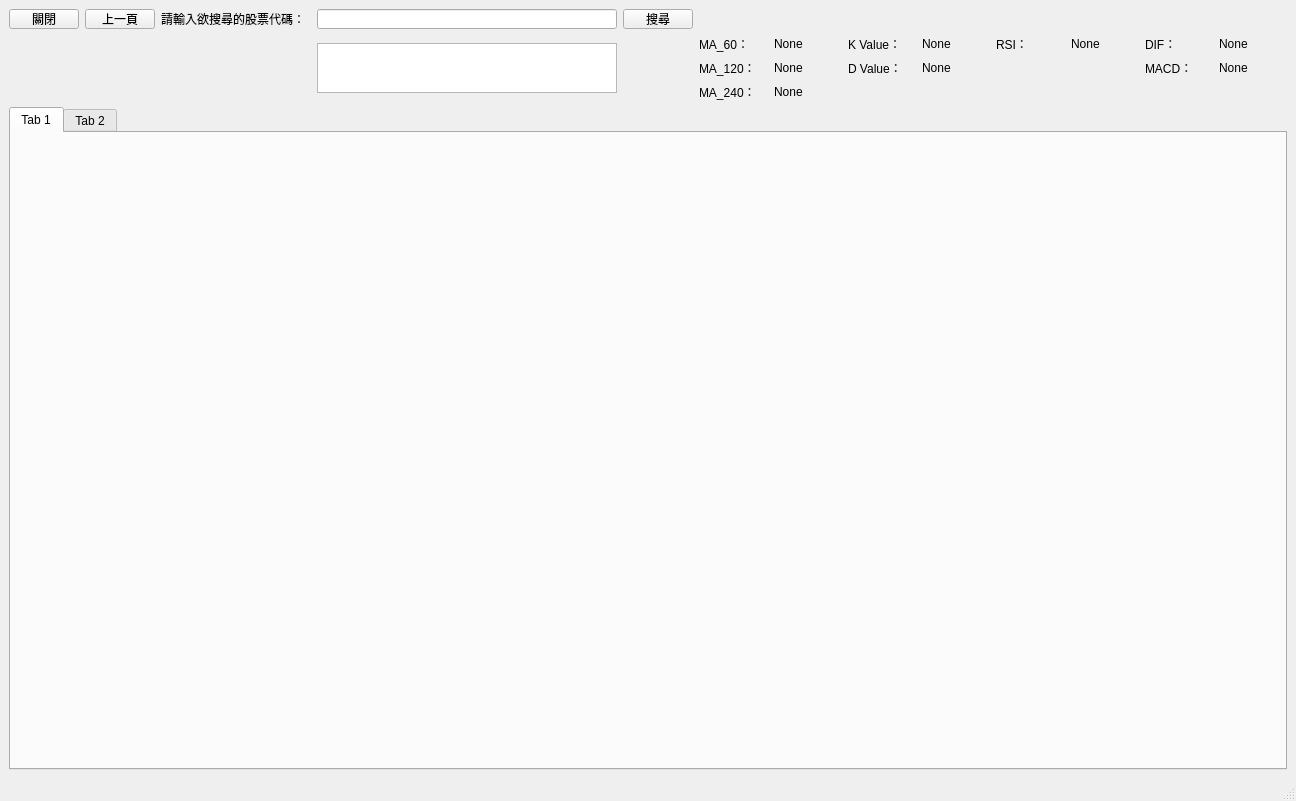
<?xml version="1.0" encoding="UTF-8"?>
<ui version="4.0">
 <class>MainWindow</class>
 <widget class="QMainWindow" name="MainWindow">
  <property name="geometry">
   <rect>
    <x>0</x>
    <y>0</y>
    <width>1296</width>
    <height>801</height>
   </rect>
  </property>
  <property name="windowTitle">
   <string>MainWindow</string>
  </property>
  <widget class="QWidget" name="centralwidget">
   <layout class="QGridLayout" name="gridLayout_2">
    <item row="0" column="0">
     <widget class="QPushButton" name="pushButton_3">
      <property name="minimumSize">
       <size>
        <width>70</width>
        <height>20</height>
       </size>
      </property>
      <property name="maximumSize">
       <size>
        <width>70</width>
        <height>20</height>
       </size>
      </property>
      <property name="text">
       <string>關閉</string>
      </property>
     </widget>
    </item>
    <item row="0" column="1">
     <widget class="QPushButton" name="pushButton_2">
      <property name="minimumSize">
       <size>
        <width>70</width>
        <height>20</height>
       </size>
      </property>
      <property name="maximumSize">
       <size>
        <width>70</width>
        <height>20</height>
       </size>
      </property>
      <property name="text">
       <string>上一頁</string>
      </property>
     </widget>
    </item>
    <item row="0" column="2">
     <widget class="QLabel" name="label">
      <property name="minimumSize">
       <size>
        <width>150</width>
        <height>20</height>
       </size>
      </property>
      <property name="maximumSize">
       <size>
        <width>150</width>
        <height>20</height>
       </size>
      </property>
      <property name="text">
       <string>請輸入欲搜尋的股票代碼：</string>
      </property>
     </widget>
    </item>
    <item row="0" column="3">
     <widget class="QLineEdit" name="lineEdit">
      <property name="minimumSize">
       <size>
        <width>300</width>
        <height>20</height>
       </size>
      </property>
      <property name="maximumSize">
       <size>
        <width>300</width>
        <height>20</height>
       </size>
      </property>
     </widget>
    </item>
    <item row="0" column="4">
     <widget class="QPushButton" name="pushButton">
      <property name="minimumSize">
       <size>
        <width>70</width>
        <height>20</height>
       </size>
      </property>
      <property name="maximumSize">
       <size>
        <width>70</width>
        <height>20</height>
       </size>
      </property>
      <property name="text">
       <string>搜尋</string>
      </property>
     </widget>
    </item>
    <item row="1" column="3">
     <widget class="QListView" name="listView">
      <property name="minimumSize">
       <size>
        <width>300</width>
        <height>0</height>
       </size>
      </property>
      <property name="maximumSize">
       <size>
        <width>300</width>
        <height>50</height>
       </size>
      </property>
     </widget>
    </item>
    <item row="1" column="5">
     <layout class="QGridLayout" name="gridLayout">
      <property name="sizeConstraint">
       <enum>QLayout::SetDefaultConstraint</enum>
      </property>
      <item row="0" column="1">
       <layout class="QHBoxLayout" name="horizontalLayout_2">
        <item>
         <widget class="QLabel" name="label_8">
          <property name="maximumSize">
           <size>
            <width>400</width>
            <height>16777215</height>
           </size>
          </property>
          <property name="text">
           <string>K Value：</string>
          </property>
         </widget>
        </item>
        <item>
         <widget class="QLabel" name="label_7">
          <property name="maximumSize">
           <size>
            <width>400</width>
            <height>16777215</height>
           </size>
          </property>
          <property name="text">
           <string>None</string>
          </property>
         </widget>
        </item>
       </layout>
      </item>
      <item row="1" column="3">
       <layout class="QHBoxLayout" name="horizontalLayout_8">
        <item>
         <widget class="QLabel" name="label_16">
          <property name="maximumSize">
           <size>
            <width>400</width>
            <height>16777215</height>
           </size>
          </property>
          <property name="text">
           <string>MACD：</string>
          </property>
         </widget>
        </item>
        <item>
         <widget class="QLabel" name="label_15">
          <property name="maximumSize">
           <size>
            <width>400</width>
            <height>16777215</height>
           </size>
          </property>
          <property name="text">
           <string>None</string>
          </property>
         </widget>
        </item>
       </layout>
      </item>
      <item row="1" column="0">
       <layout class="QHBoxLayout" name="horizontalLayout_5">
        <item>
         <widget class="QLabel" name="label_4">
          <property name="maximumSize">
           <size>
            <width>400</width>
            <height>16777215</height>
           </size>
          </property>
          <property name="text">
           <string>MA_120：</string>
          </property>
         </widget>
        </item>
        <item>
         <widget class="QLabel" name="label_3">
          <property name="maximumSize">
           <size>
            <width>400</width>
            <height>16777215</height>
           </size>
          </property>
          <property name="text">
           <string>None</string>
          </property>
         </widget>
        </item>
       </layout>
      </item>
      <item row="1" column="1">
       <layout class="QHBoxLayout" name="horizontalLayout_7">
        <item>
         <widget class="QLabel" name="label_10">
          <property name="maximumSize">
           <size>
            <width>400</width>
            <height>16777215</height>
           </size>
          </property>
          <property name="text">
           <string>D Value：</string>
          </property>
         </widget>
        </item>
        <item>
         <widget class="QLabel" name="label_9">
          <property name="maximumSize">
           <size>
            <width>400</width>
            <height>16777215</height>
           </size>
          </property>
          <property name="text">
           <string>None</string>
          </property>
         </widget>
        </item>
       </layout>
      </item>
      <item row="0" column="3">
       <layout class="QHBoxLayout" name="horizontalLayout_4">
        <item>
         <widget class="QLabel" name="label_14">
          <property name="maximumSize">
           <size>
            <width>400</width>
            <height>16777215</height>
           </size>
          </property>
          <property name="text">
           <string>DIF：</string>
          </property>
         </widget>
        </item>
        <item>
         <widget class="QLabel" name="label_13">
          <property name="maximumSize">
           <size>
            <width>400</width>
            <height>16777215</height>
           </size>
          </property>
          <property name="text">
           <string>None</string>
          </property>
         </widget>
        </item>
       </layout>
      </item>
      <item row="2" column="0">
       <layout class="QHBoxLayout" name="horizontalLayout_6">
        <item>
         <widget class="QLabel" name="label_6">
          <property name="maximumSize">
           <size>
            <width>400</width>
            <height>16777215</height>
           </size>
          </property>
          <property name="text">
           <string>MA_240：</string>
          </property>
         </widget>
        </item>
        <item>
         <widget class="QLabel" name="label_5">
          <property name="maximumSize">
           <size>
            <width>400</width>
            <height>16777215</height>
           </size>
          </property>
          <property name="text">
           <string>None</string>
          </property>
         </widget>
        </item>
       </layout>
      </item>
      <item row="0" column="0">
       <layout class="QHBoxLayout" name="horizontalLayout">
        <item>
         <widget class="QLabel" name="label_2">
          <property name="maximumSize">
           <size>
            <width>400</width>
            <height>16777215</height>
           </size>
          </property>
          <property name="text">
           <string>MA_60：</string>
          </property>
         </widget>
        </item>
        <item>
         <widget class="QLabel" name="label_11">
          <property name="maximumSize">
           <size>
            <width>400</width>
            <height>16777215</height>
           </size>
          </property>
          <property name="text">
           <string>None</string>
          </property>
         </widget>
        </item>
       </layout>
      </item>
      <item row="0" column="2">
       <layout class="QHBoxLayout" name="horizontalLayout_3">
        <item>
         <widget class="QLabel" name="label_12">
          <property name="maximumSize">
           <size>
            <width>400</width>
            <height>16777215</height>
           </size>
          </property>
          <property name="text">
           <string>RSI：</string>
          </property>
         </widget>
        </item>
        <item>
         <widget class="QLabel" name="label_17">
          <property name="maximumSize">
           <size>
            <width>400</width>
            <height>16777215</height>
           </size>
          </property>
          <property name="text">
           <string>None</string>
          </property>
         </widget>
        </item>
       </layout>
      </item>
     </layout>
    </item>
    <item row="2" column="0" colspan="6">
     <widget class="QTabWidget" name="tabWidget">
      <widget class="QWidget" name="tab">
       <attribute name="title">
        <string>Tab 1</string>
       </attribute>
       <layout class="QGridLayout" name="gridLayout_3">
        <item row="0" column="0">
         <layout class="QVBoxLayout" name="verticalLayout"/>
        </item>
       </layout>
      </widget>
      <widget class="QWidget" name="tab_2">
       <attribute name="title">
        <string>Tab 2</string>
       </attribute>
      </widget>
     </widget>
    </item>
   </layout>
  </widget>
  <widget class="QStatusBar" name="statusbar"/>
 </widget>
 <resources/>
 <connections/>
</ui>
